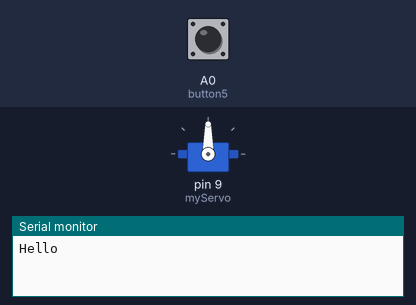
Recording of a sketch running on a simulated Arduino Uno, built with avr-gcc and run on an emulated ATmega328P. Parts: servo, the last lines printed to the serial monitor. Inputs (shaded band) come from the test bench; at power-on: A0 (button5) LOW.

Above: at 1.2 s.
1.3 s: A0 (button5) pulled HIGH for 3.2 s
At 5.4 s:
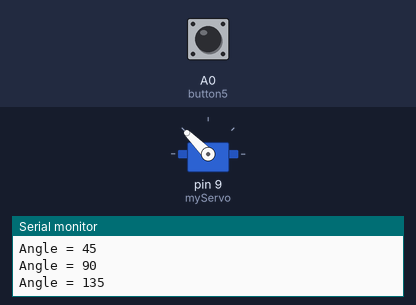
6.0 s: A0 (button5) pulled HIGH for 0.15 s
At 6.6 s:
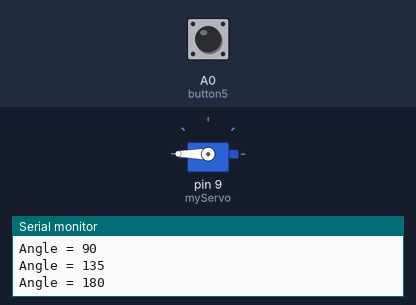
7.6 s: A0 (button5) pulled HIGH for 1 s
At 7.9 s:
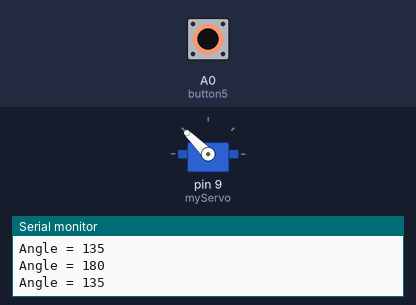
10.1 s: A0 (button5) driven HIGH
At 12.5 s:
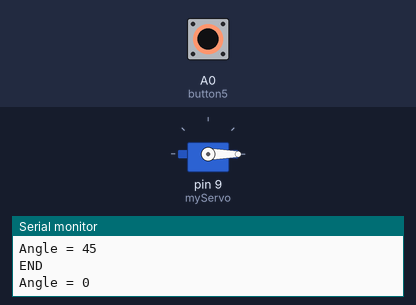
13.1 s: A0 (button5) driven LOW
At 14.0 s:
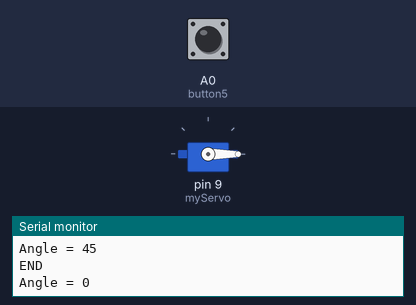
Timing chart, 0 to 15.6 s (numbered marks = the images above; inputs shaded):
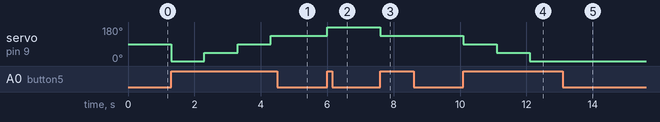

Measured:
- after the input at 1.3 s, servo on pin 9 (myServo): 90° → 0° at once, → 45° 1.0 s later, → 90° 1.0 s later, → 135° 1.0 s later
- after the input at 6.0 s, servo on pin 9 (myServo): 135° → 180° at once
- after the input at 7.6 s, servo on pin 9 (myServo): 180° → 135° at once
- after the input at 10.1 s, servo on pin 9 (myServo): 135° → 90° at once, → 45° 1.0 s later, → 0° 1.0 s later
- after the input at 13.1 s, servo on pin 9 (myServo): stays 0° (without the input it goes to 45° after 0.00 s)

The sketch:

MG995_array.ino
```cpp
//SG90서보모터 0~180사이를 angle배열 에 따라 움직이기
#include <Servo.h>

Servo myServo; // Servo 객체 생성
int angle[8]={0,45,90,135,180, 135, 90, 45};

int button5=A0;

void setup() {
  pinMode(button5,INPUT);
  myServo.attach(9); // 5 번핀 사용
  Serial.begin(9600);
  Serial.println("Hello");

}

int i =0;
void loop() {

  if (digitalRead(button5)==1){
      Serial.println("Angle = "+ String(angle[i]));
      myServo.write(angle[i]);
      i++;
      delay(1000);
  }
  if(i>7) {
    Serial.println("END");
    i=0;
  }


}
```
